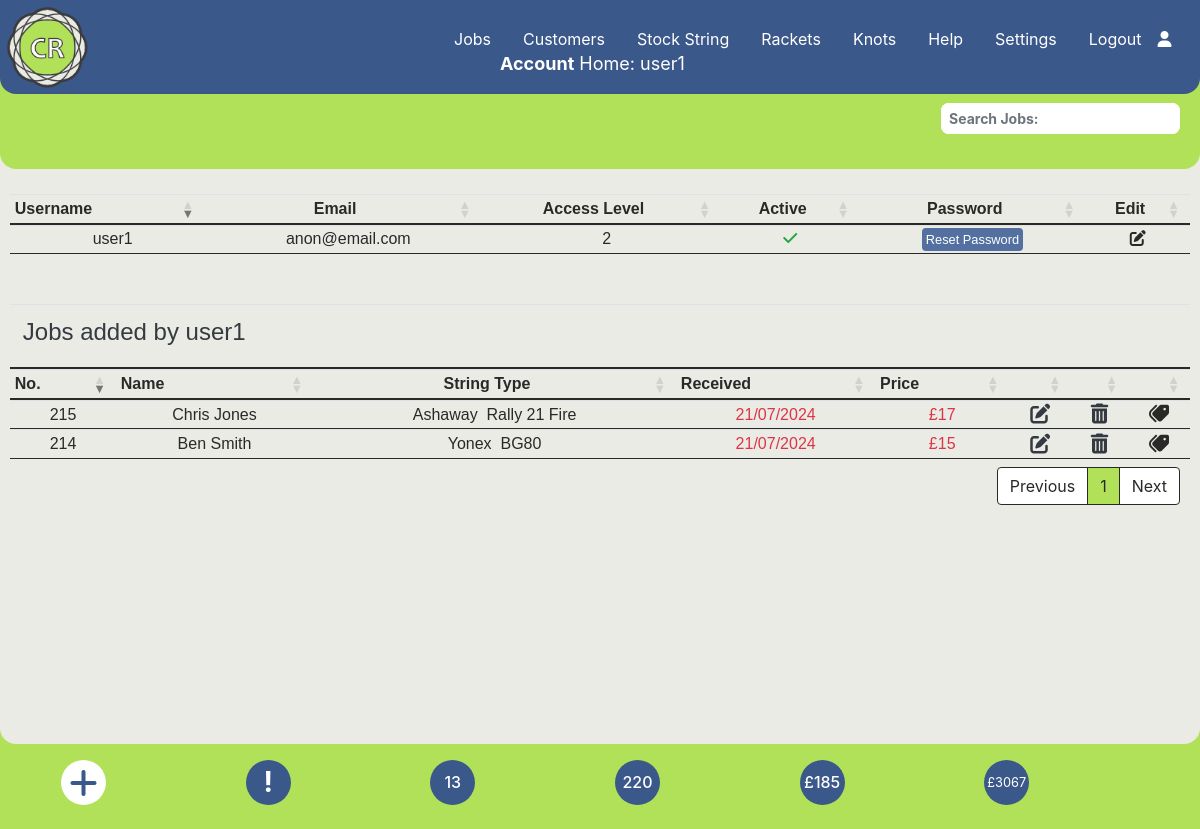
Page /account_home.php (signed in) on the committed database.
### tables this page shows
CREATE TABLE `accounts` (
  `id` int(11) NOT NULL,
  `username` varchar(50) NOT NULL,
  `password` varchar(255) NOT NULL,
  `level` int(3) NOT NULL,
  `email` varchar(100) NOT NULL,
  `active` int(11) NOT NULL DEFAULT 0
);

CREATE TABLE `settings` (
  `id` int(5) NOT NULL,
  `description` varchar(20) NOT NULL,
  `value` varchar(5) NOT NULL
);

### account_home.php (the view, shortened to what this page needs)
<?php require_once('./Connections/wcba.php');
require_once('./menu.php');
$current_month_text = date("F");
$current_month_numeric = date("m");
$current_year = date("Y");
$query_Recordset1 = "SELECT
stringjobs.job_id as job_id,
stringjobs.customerid as customerid,
stringjobs.tension as atension,
stringjobs.tensionc as atensionc,
stringjobs.pre_tension as pre_tension,
stringjobs.price as price,
stringjobs.collection_date as collection_date,
stringjobs.delivery_date as delivery_date,
stringjobs.grip_required as grip_required,
stringjobs.paid as paid,
stringjobs.delivered as delivered,
stringjobs.free_job as free_job,
stringjobs.comments as comments,
stringjobs.tension as atension,
stringjobs.tensionc as atensionc,
stringjobs.racketid as racketid,
stringjobs.stringid as stringidm,
stringjobs.stringidc as stringidc,
customer.Name as Name,
customer.Email as Email,
customer.Mobile as Mobile,
sport.sportname as sportname,
rackets.manuf as manuf,
rackets.model as model,
rackets.pattern as pattern,
all_string.brand as brandm,
all_string.type as typem,
all_string.notes as notes_stock,
all_stringc.brand as brandc,
all_stringc.type as typec,
all_stringc.notes as notesc_stock,
string.note as notes_string,
string.string_number as stringm_number,
string.stringid as stringid_m,
string.note as notes_string,
stringc.note as notesc_string,
stringc.string_number as stringc_number,
stringc.stringid as stringid_c,
reel_lengthsm.length as lengthm,
reel_lengthsc.length as lengthc
FROM stringjobs
LEFT JOIN customer ON customerid = cust_ID
LEFT JOIN string
ON stringjobs.stringid = string.stringid
LEFT JOIN string
AS stringc
ON stringjobs.stringidc = stringc.stringid
LEFT JOIN all_string
ON string.stock_id = all_string.string_id
LEFT JOIN all_string
AS all_stringc
ON stringc.stock_id = all_stringc.string_id
LEFT JOIN reel_lengths
AS reel_lengthsm
ON reel_lengthsm.reel_length_id = string.lengthid
LEFT JOIN reel_lengths
AS reel_lengthsc
ON reel_lengthsc.reel_length_id = string.lengthid
LEFT JOIN rackets ON stringjobs.racketid = rackets.racketid
LEFT JOIN sport ON all_string.sportid = sport.sportid
WHERE addedby = '" . $_SESSION['id'] . "' ORDER BY job_id DESC";
$Recordset1 = mysqli_query($conn, $query_Recordset1) or die(mysqli_error($conn));
$row_Recordset1 = mysqli_fetch_assoc($Recordset1);
$totalRows_Recordset1 = mysqli_num_rows($Recordset1);
$sql = "SELECT * FROM accounts WHERE id = " . $_SESSION['id'];
$Recordset2 = mysqli_query($conn, $sql) or die(mysqli_error($conn));
$row_Recordset2 = mysqli_fetch_assoc($Recordset2);
$query_Recordset6 = "SELECT * FROM stringjobs WHERE collection_date LIKE '___" . $current_month_numeric . "/" . $current_year . "%'ORDER BY job_id ASC;";
$Recordset6 = mysqli_query($conn, $query_Recordset6) or die(mysqli_error($conn));
$totalRows_Recordset6 = mysqli_num_rows($Recordset6);
$query_Recordset7 = "SELECT * FROM stringjobs ORDER BY job_id ASC;";
$Recordset7 = mysqli_query($conn, $query_Recordset7) or die(mysqli_error($conn));
$totalRows_Recordset7 = mysqli_num_rows($Recordset7);
$query_Recordset8 = "SELECT SUM(price) as SUM from stringjobs;";
$Recordset8 = mysqli_query($conn, $query_Recordset8) or die(mysqli_error($conn));
$row_Recordset8 = mysqli_fetch_assoc($Recordset8);
$sum = $row_Recordset8['SUM'];
$query_Recordset9 = "SELECT SUM(price) as SUM from stringjobs WHERE paid != '1';";
$Recordset9 = mysqli_query($conn, $query_Recordset9) or die(mysqli_error($conn));
$row_Recordset9 = mysqli_fetch_assoc($Recordset9);
$sum_owed = $row_Recordset9['SUM'];
?>
<!DOCTYPE html>
<html lang="en">
<head>
  <link rel="stylesheet" href="https://cdnjs.cloudflare.com/ajax/libs/font-awesome/6.4.2/css/all.min.css">
  <link rel="stylesheet" href="https://stackpath.bootstrapcdn.com/bootstrap/4.3.1/css/bootstrap.min.css">
  <link rel="stylesheet" href="https://cdnjs.cloudflare.com/ajax/libs/bootstrap-datepicker/1.9.0/css/bootstrap-datepicker3.min.css">
  <link rel="stylesheet" href="./css/style.css">
  <link rel="stylesheet" type="text/css" href="https://cdn.datatables.net/1.13.6/css/dataTables.bootstrap4.min.css" />
</head>
<body data-spy="scroll" data-target="#main-nav">
  <?php
  echo $main_menus;
  ?>
    <div class="home-section diva">
      <div class="subheader"></div>
      <p class="fxdtext"><strong>Account</strong> Home: <?php echo $_SESSION['name']; ?></php>
      </p>
      <table id="tblUser" class="table-text table-hover table table-sm center">
        <thead>
          <tr>
            <th>
              Username
            </th>
            <th class="d-none d-lg-table-cell" style="text-align: center">
              Email
            </th>
            <th style="text-align: center">
              Access Level
            </th>
            <th class="d-none d-lg-table-cell" style="text-align: center">
              Active
            </th>
            <th class="d-none d-md-table-cell" style="text-align: center">
              Password
            </th>
            <th style="text-align: center">
              Edit
            </th>
          </tr>
        </thead>
        <tbody>
          <?php
          do { ?>
            <tr>
              <td class="pl-3"><?php echo $row_Recordset2['username']; ?></td>
              <td class="d-none d-lg-table-cell pl-3" style="text-align: center"><?php echo $row_Recordset2['email']; ?></td>
              <td class="pl-3" style="text-align: center"><?php echo $row_Recordset2['level']; ?></td>
              <td class="d-none d-lg-table-cell" style="text-align: center">
                <?php
                if ($row_Recordset2['active'] == '1') { ?>
                  <i class="text-success fa-solid fa-check"></i>
                <?php } else { ?>
                  <i class="text-danger fa-solid fa-xmark"></i><?php } ?>
              </td>
              <td class="d-none d-md-table-cell" style="text-align: center">
                <small class="p-1 modal_button_submit rounded m-1" data-toggle="modal" data-target="#UserPass<?php echo $row_Recordset2['id']; ?>">Reset Password</small>
              </td>
              <td style="text-align: center"><i class=" fa-solid fa-pen-to-square" data-toggle="modal" data-target="#UserEdit<?php echo $row_Recordset2['id']; ?>"></i></td>
            </tr>
          <?php
          } while ($row_Recordset2 = mysqli_fetch_assoc($Recordset2)); ?>
        </tbody>
      </table>
      <?php if ($totalRows_Recordset1 == 0) {
        echo "<h5 class='text-center text-dark' style='margin-top: 200px;'>No Records found</h5> ";
      } else { ?>
        <table id="tblUser1" class="table-text table-hover table table-sm center" style="padding-top: 0; margin-top: 0">
          <thead>
            <tr>
              <th colspan="8">
                <div class="p-2 text-dark h4">Jobs added by <?php echo $_SESSION['name']; ?></div>
              </th>
            </tr>
            <tr>
              <th>No.</th>
              <th>Name</th>
              <th class="text-center d-none d-md-table-cell">String Type</th>
              <th>Received</th>
              <th>Price</th>
              <th></th>
              <th class="text-center d-none d-md-table-cell"></th>
              <th></th>
            </tr>
          </thead>
          <tbody>
            <?php
            do { ?>
              <tr>
                <td class="tdm">
                  <a href="./viewjob.php?jobid=<?php echo $row_Recordset1['job_id']; ?>"><?php echo $row_Recordset1['job_id']; ?></a>
                </td>
                <td><a href="./editcust.php?custid=<?php echo $row_Recordset1['customerid']; ?>"><span><?php echo substr($row_Recordset1['Name'], 0, 12); ?></span></a></td>
                <?php if ($row_Recordset1['stringid_c'] == 0) { ?>
                  <td class="d-none d-md-table-cell" data-toggle="modal" data-target="#StringViewModal<?php echo $row_Recordset1['stringidm']; ?>"><?php echo $row_Recordset1['brandm'] ?> &nbsp;<?php echo $row_Recordset1['typem']; ?>
                  <?php } elseif ((!empty($row_Recordset1['stringid_m'])) && (!empty($row_Recordset1['stringid_c']))) { ?>
                  <td class="d-none d-md-table-cell" data-toggle="modal" data-target="#StringViewModal<?php echo $row_Recordset1['stringidm']; ?>">Hybrid click for info
                  <?php } else { ?>
                  <td class="d-none d-md-table-cell">String Unknown
                  <?php } ?>
                  </td>
                  <?php if ($row_Recordset1['delivered'] == 0) { ?>
                    <td class="text-danger"><?php echo $row_Recordset1['collection_date']; ?></td><?php } else { ?>
                    <td><?php echo $row_Recordset1['collection_date']; ?></td>
                  <?php } ?>
                  <?php if ($row_Recordset1['paid'] == 0) { ?>
                    <td class="text-danger"><?php echo $currency . $row_Recordset1['price']; ?></td><?php } else { ?>
                    <td><?php echo $currency . $row_Recordset1['price']; ?></td>
                  <?php } ?>
                  <td><a class="text-dark fa-solid fa-pen-to-square fa-lg" href="./editjob.php?jobid=<?php echo $row_Recordset1['job_id']; ?>"></a></td>
                  <td class="d-none d-md-table-cell"><i class="text-dark fa-solid fa-trash-can fa-lg" data-toggle="modal" data-target="#delModal<?php echo $row_Recordset1['job_id']; ?>"></i></td>
                  <td><a class="fa-solid fa-tags fa-lg fa-flip-horizontal" href="./label.php?jobid=<?php echo $row_Recordset1['job_id']; ?>"></a></td>
              </tr>
            <?php
            } while ($row_Recordset1 = mysqli_fetch_assoc($Recordset1)); ?>
          </tbody>
        </table>
      <?php } ?>
    </div>
    <div class="container center">
      <div class="p-3 row">
        <div class="col-2">
          <a href="#" type="button" class="dot fa-solid fa-plus fa-2x" data-toggle="modal" data-target="#AddUser"></a>
        </div>
        <?php if (!empty($_SESSION['message'])) { ?>
          <div class="col-2">
            <h3 class="blinking" title="Warning Messages" data-toggle="modal" data-target="#warningModal"><strong>!</strong></h3>
          </div>
        <?php } else { ?>
          <div class="col-2">
            <h3 class="dotb" title="Warning Messages"><strong>!</strong></h3>
          </div>
        <?php } ?>
        <div class="col-2">
          <h3 class="dotbt h6 " title="Restrings for <?php echo $current_month_text; ?>"><?php echo $totalRows_Recordset6 ?></h3>
        </div>
        <div class="col-2">
          <a href="#" class="dotbt h6" title="Total restrings"><?php echo $totalRows_Recordset7 ?></a>
        </div>
        <div class="col-2">
          <a href="./jobs-unpaid.php" class="dotbt h6" title="Amount Owed"><?php echo "$currency" . $sum_owed ?></a>
        </div>
        <div class="col-2">
          <a href="#" class="dotbtt h7" title="Total Income"><small><?php echo "$currency" . $sum ?></small></a>
        </div>
      </div>
    </div>
</body>
</html>

### css/style.css (style rules this page uses)
body { background: #b1e158; color: #fff; z-index: 0; }
.fxdtext { position: fixed; top: 50px; left: 200px; font-weight: normal; font-size: 18px; color: #ffffff; z-index: 500; }
@media screen and (max-width: 2500px) { .fxdtext { left: 500px; } }
table.dataTable { clear: both; margin-top: 6px !important; margin-bottom: 6px !important; max-width: none !important; border-collapse: collapse !important; border-spacing: 0; padding-top: 120px; padding-left: 10px; padding-right: 10px; }
@media screen and (max-width: 2500px) { .table.dataTable { padding-top: 140px; font-size: 16px; } }
table.dataTable > thead > tr > th { border-bottom: 2px solid #292928; }
table.dataTable > tbody > tr > td { border-bottom: 1px solid #292928; }
.tdm { text-align: center; border-color: red; }
.table-text { color: #292928; font-weight: normal; font: 14px Arial, sans-serif; }
.center { margin-left: auto; margin-right: auto; }
.home-section { background: #ebebe6; width: 100%; height: 670px; border-bottom-left-radius: 1rem; border-bottom-right-radius: 1rem; z-index: 1; }
@media screen and (max-width: 2500px) { .home-section { height: 720px; } }
.subheader { position: fixed; width: 100%; height: 145px; background-color: #b1e158; border-bottom-left-radius: 1rem; border-bottom-right-radius: 1rem; z-index: 2; }
a, a:hover, a:focus { color: inherit; text-decoration: none; transition: all 0.3s; }
.dot { height: 45px; width: 45px; background-color: #ffffff; border-radius: 50%; display: inline-block; color: #3b588a; display: flex; align-items: center; justify-content: center; }
.dotb { height: 45px; width: 45px; background-color: #3b588a; color: #ffffff; border-radius: 50%; display: inline-block; display: flex; align-items: center; justify-content: center; }
.dotbt { height: 45px; width: 45px; background-color: #3b588a; color: #ffffff; border-radius: 50%; display: inline-block; display: flex; align-items: center; justify-content: center; }
.dotbtt { height: 45px; width: 45px; background-color: #3b588a; color: #ffffff; border-radius: 50%; display: inline-block; display: flex; align-items: center; justify-content: center; }
.nav-item { margin-left: 0rem; }
.nav-link { font-size: 16px; font-weight: 400; color: #ffffff; }
.modal_button_submit { background-color: #5370a1; color: #ffffff; }
.diva { overflow-x: hidden; }

### rows in the picture
accounts: username "user1", email "anon@email.com", level "2", active 1 (drawn)
settings: value "£"

### other values in the picture
$_SESSION['loginmenu'] "Logout"
$_SESSION['name'] "user1"
$row_Recordset1['job_id'] "215"
substr($row_Recordset1['Name'], 0, 12) "Chris Jones"
$row_Recordset1['brandm'] "Ashaway"
$row_Recordset1['typem'] "Rally 21 Fire"
$row_Recordset1['collection_date'] "21/07/2024"
$row_Recordset1['price'] "17"
$row_Recordset1['job_id'] "214"
substr($row_Recordset1['Name'], 0, 12) "Ben Smith"
$row_Recordset1['brandm'] "Yonex"
$row_Recordset1['typem'] "BG80"
$row_Recordset1['price'] "15"
$totalRows_Recordset6 "13"
$totalRows_Recordset7 "220"
